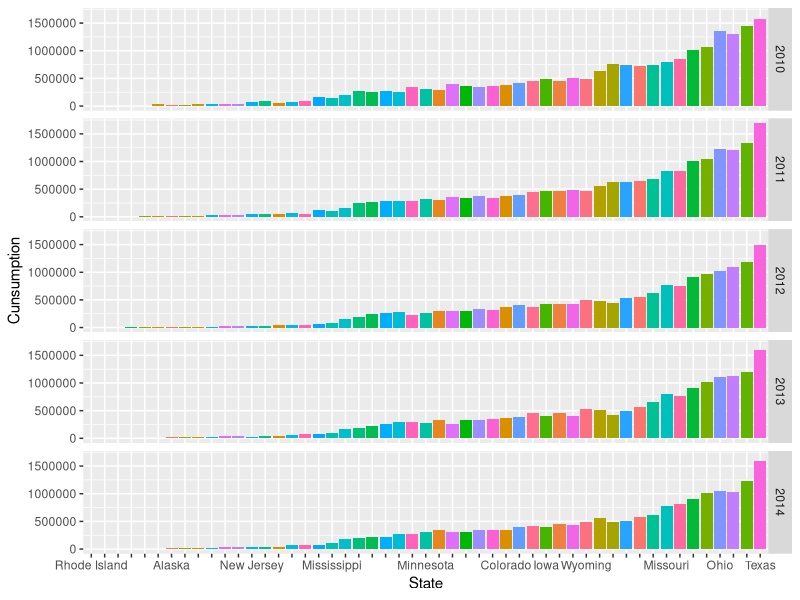
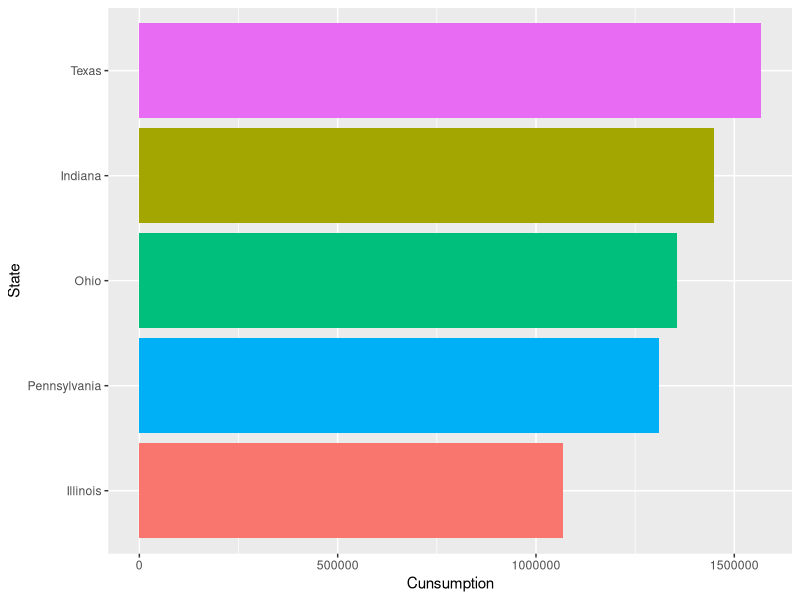
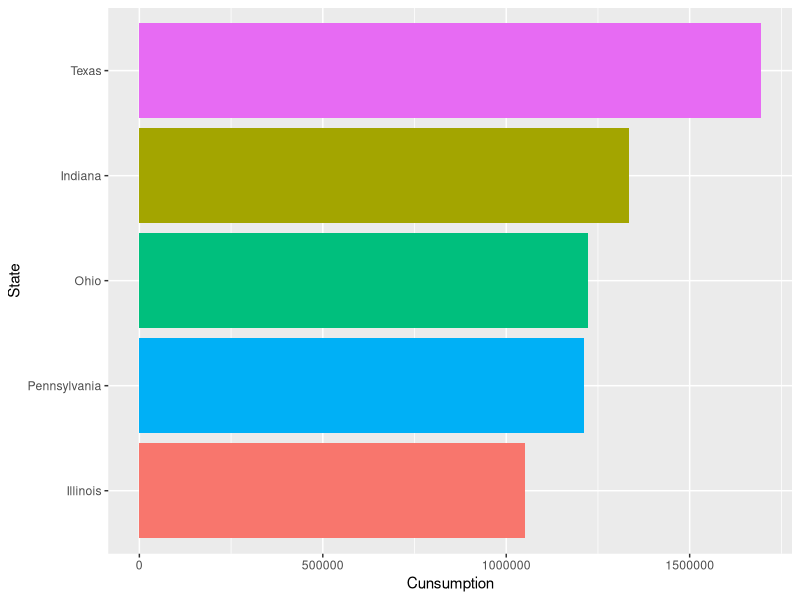
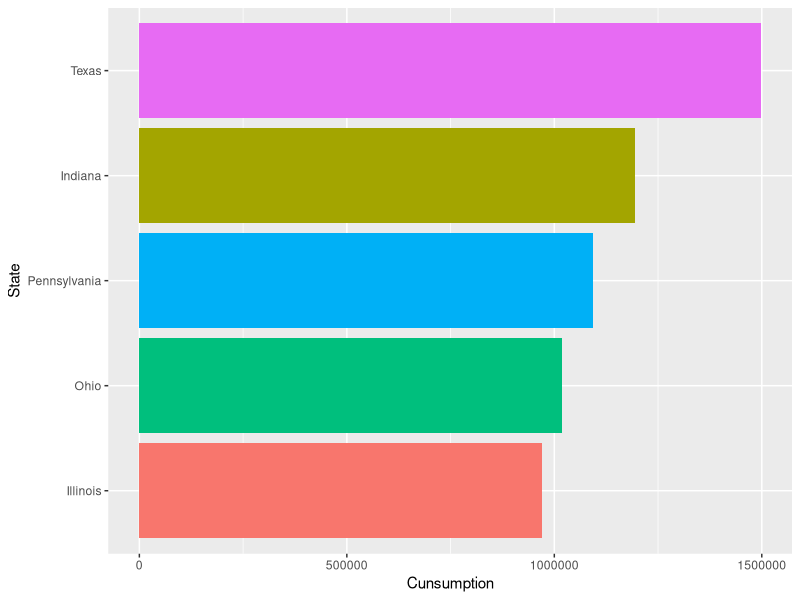
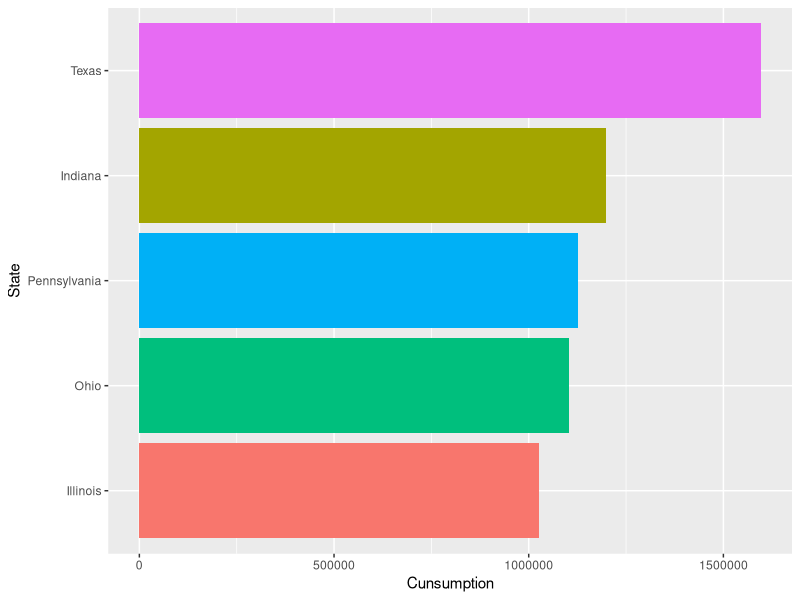
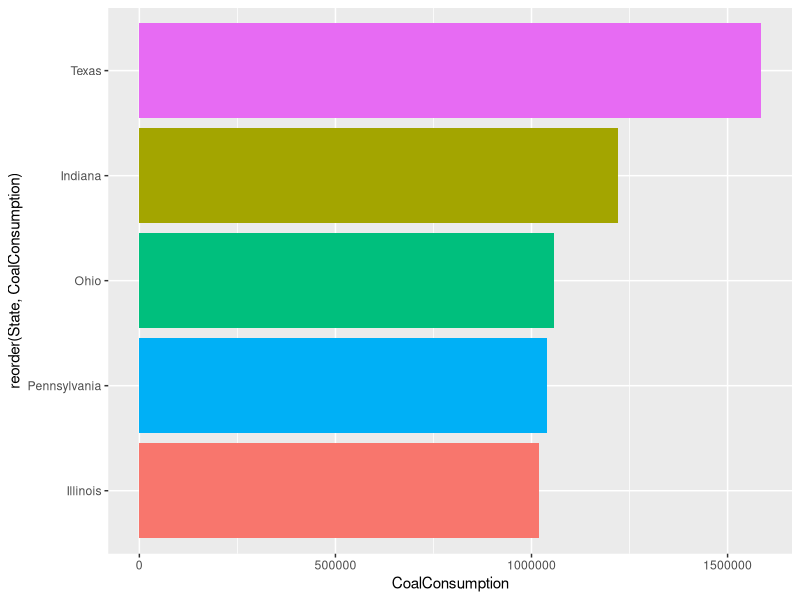
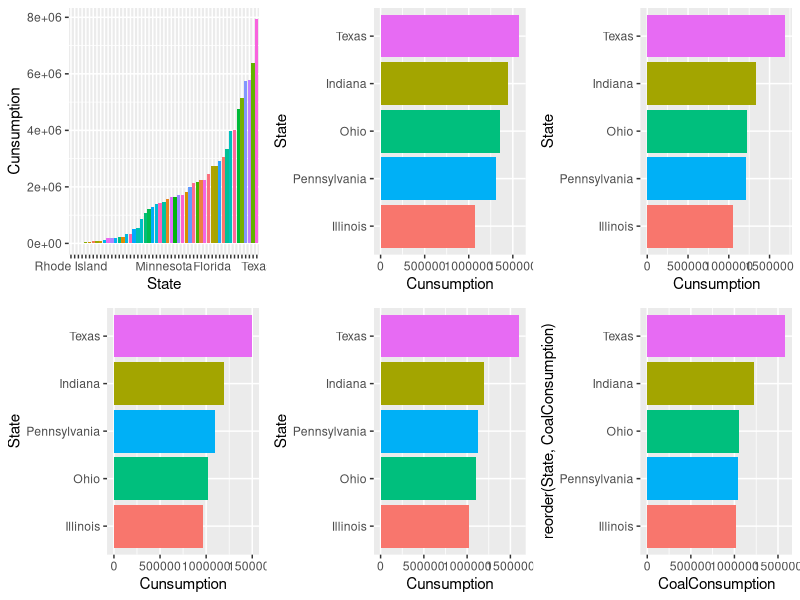
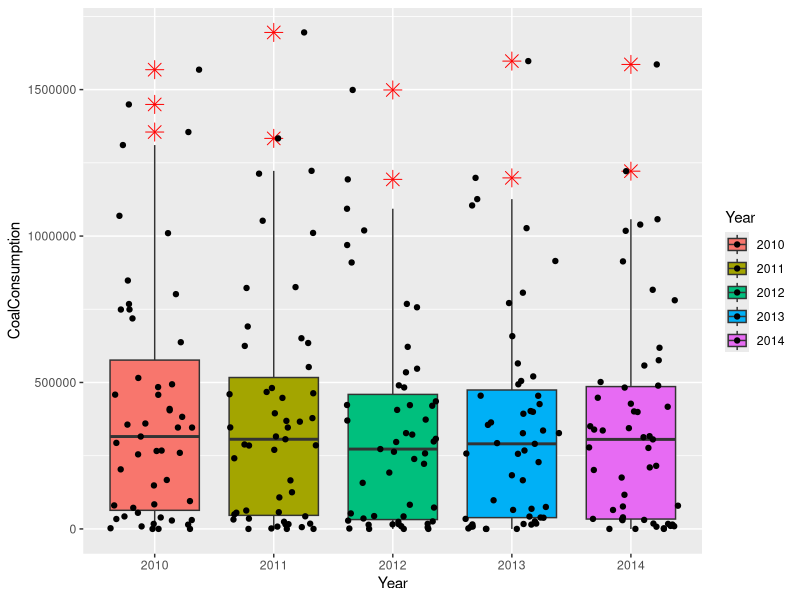

Reproduce these figures in R, in order.
## ---- chunk 1
library(tidyverse)
library(ggplot2)
library(ggpubr)
## ---- chunk 2
data <- read_csv("Energy Census and Economic Data US 2010-2014.csv")
## ---- chunk 3
head(data)
str(data)
## ---- chunk 4
#remove NA
data=na.omit(data)
## ---- chunk 5
#Filter data for coalC
coalC<-data%>%
  select("StateCodes","State","Region","Division","Coast",`Great Lakes`,"CoalC2010","CoalC2011","CoalC2012","CoalC2013","CoalC2014")%>%
  pivot_longer(c("CoalC2010","CoalC2011","CoalC2012","CoalC2013","CoalC2014"), names_to = "Year", values_to = "CoalConsumption")
#Clean Year CoalC
coalC$Year<-gsub("CoalC","",as.character(coalC$Year))
#Display the outcome
coalC

#Filter data for coalP
coalP<-data%>%
  select("StateCodes","CoalP2010","CoalP2011","CoalP2012","CoalP2013","CoalP2014")%>%
  pivot_longer(c("CoalP2010","CoalP2011","CoalP2012","CoalP2013","CoalP2014"), names_to = "Year", values_to = "CoalProduction")
#Clean Year coalP
coalP$Year<-gsub("CoalP","",as.character(coalP$Year))
#Display the outcome
coalP

#Filter data for coalE
coalE<-data%>%
  select("StateCodes","CoalE2010","CoalE2011","CoalE2012","CoalE2013","CoalE2014")%>%
  pivot_longer(c("CoalE2010","CoalE2011","CoalE2012","CoalE2013","CoalE2014"), names_to = "Year", values_to = "CoalEarning")
#Clean Year coalE
coalE$Year<-gsub("CoalE","",as.character(coalE$Year))
#Display the outcome
coalE

#Filter data for coalPrice
coalPrice<-data%>%
  select("StateCodes","CoalPrice2010","CoalPrice2011","CoalPrice2012","CoalPrice2013","CoalPrice2014")%>%
  pivot_longer(c("CoalPrice2010","CoalPrice2011","CoalPrice2012","CoalPrice2013","CoalPrice2014"), names_to = "Year", values_to = "CoalPrice")
#Clean Year coalPrice
coalPrice$Year<-gsub("CoalPrice","",as.character(coalPrice$Year))
#Display the outcome
coalPrice

## ---- chunk 6
#Join four Tables into one
coal<-left_join(coalC,coalP,by=c('StateCodes','Year'))
coal<-left_join(coal,coalE,by=c('StateCodes','Year'))
coal<-left_join(coal,coalPrice,by=c('StateCodes','Year'))
coal<-coal%>%
  mutate(CumCoalConsumption=cumsum(CoalConsumption))%>%
  mutate(CumCoalProduction=cumsum(CoalProduction))%>%
  mutate(CumCoalEarning=cumsum(CoalEarning))%>%
  mutate(CumCoalPrice=cumsum(CoalPrice))
coal
## ---- chunk 7
#Rank top 5 state of Coal Consumption each year. (Bar plot)
#Overall
coalCgeneral<-ggplot(data=coal,aes(y=CoalConsumption,x=reorder(State,CoalConsumption)))+geom_col(aes(fill=State))+
  scale_x_discrete(guide = guide_axis(check.overlap = TRUE))+
  labs(
    x="State",
    y="Cunsumption"
  )+
  theme(legend.position = 'none')
coalCgeneral+facet_grid(Year ~.)
#Top 5 city in coalC2010
coalC2010<-coal%>%
  filter(Year==2010)%>%
  arrange(desc(CoalConsumption))%>%
  slice(1:5)%>%
  ggplot(aes(x=reorder(State,CoalConsumption),y=CoalConsumption))+geom_col(aes(fill=State))+
  labs(
    x="State",
    y="Cunsumption"
  )+
  theme(legend.position = 'none')+
  coord_flip()
coalC2010

#Top 5 city in coal2011
coalC2011<-coal%>%
  filter(Year==2011)%>%
  arrange(desc(CoalConsumption))%>%
  slice(1:5)%>%
  ggplot(aes(x=reorder(State,CoalConsumption),y=CoalConsumption))+geom_col(aes(fill=State))+
  labs(
    x="State",
    y="Cunsumption"
  )+
  theme(legend.position = 'none')+
  coord_flip()
coalC2011

#Top 5 city in coal2012
coalC2012<-coal%>%
  filter(Year==2012)%>%
  arrange(desc(CoalConsumption))%>%
  slice(1:5)%>%
  ggplot(aes(x=reorder(State,CoalConsumption),y=CoalConsumption))+geom_col(aes(fill=State))+
  labs(
    x="State",
    y="Cunsumption"
  )+
  theme(legend.position = 'none')+
  coord_flip()
coalC2012
#Top 5 city in coal2013
coalC2013<-coal%>%
  filter(Year==2013)%>%
  arrange(desc(CoalConsumption))%>%
  slice(1:5)%>%
  ggplot(aes(x=reorder(State,CoalConsumption),y=CoalConsumption))+geom_col(aes(fill=State))+
  labs(
    x="State",
    y="Cunsumption"
  )+
  theme(legend.position = 'none')+
  coord_flip()
coalC2013
#Top 5 city in coal2014
coalC2014<-coal%>%
  filter(Year==2014)%>%
  arrange(desc(CoalConsumption))%>%
  slice(1:5)%>%
  ggplot(aes(x=reorder(State,CoalConsumption),y=CoalConsumption))+geom_col(aes(fill=State))+
  theme(legend.position = 'none')+
  coord_flip()
coalC2014
#Combine all together
ggarrange(coalCgeneral,coalC2010,coalC2011,coalC2012,coalC2013,coalC2014,nrow=2,ncol=3)
## ---- chunk 8
#Boxplot to show mean, median, min, max for each energy by coasts annually
#General
coalCboxgeneral<-ggplot(coal,aes(x=Year,y=CoalConsumption,fill=Year))+geom_boxplot(outlier.colour="red", outlier.shape=8, outlier.size=4) + 
  geom_jitter()
coalCboxgeneral

#2010
coalCbox2010<-coal%>%
  filter(Year==2010)%>%
  ggplot(aes(x=factor(Region),y=CoalConsumption,fill=factor(Region)))+geom_violin()
coalCbox2010

#2011
coalCbox2011<-coal%>%
  filter(Year==2011)%>%
  ggplot(aes(x=factor(Region),y=CoalConsumption,fill=factor(Region)))+geom_violin()
coalCbox2011
#2012
coalCbox2012<-coal%>%
  filter(Year==2012)%>%
  ggplot(aes(x=factor(Region),y=CoalConsumption,fill=factor(Region)))+geom_violin()
coalCbox2012

#2013
coalCbox2013<-coal%>%
  filter(Year==2013)%>%
  ggplot(aes(x=factor(Region),y=CoalConsumption,fill=factor(Region)))+geom_violin()
coalCbox2013

#2014
coalCbox2014<-coal%>%
  filter(Year==2014)%>%
  ggplot(aes(x=factor(Region),y=CoalConsumption,fill=factor(Region)))+geom_violin()
coalCbox2014

#Combine all together
ggarrange(coalCboxgeneral,coalCbox2010,coalCbox2011,coalCbox2012,coalCbox2013,coalCbox2014,nrow=2,ncol=3)

## ---- chunk 9
coal
## ---- chunk 10
#Time series for Coal Consumption
coal$Year=as.numeric(coal$Year)
ggplot(coal,aes(x = Year,y = CumCoalConsumption)) +geom_point(aes(color=factor(State))) +geom_line(aes(color=factor(State))) 

## ---- chunk 11
#Rank top 5 state of Coal production each year. (Bar plot)
#Overall
coalPgeneral<-ggplot(data=coal,aes(y=CoalProduction,x=reorder(State,CoalProduction)))+geom_col(aes(fill=State))+
  scale_x_discrete(guide = guide_axis(check.overlap = TRUE))+
  labs(
    x="State",
    y="CoalProduction"
  )+
  theme(legend.position = 'none')
coalPgeneral+facet_grid(Year ~.)
#Top 5 city in coalP2010
coalP2010<-coal%>%
  filter(Year==2010)%>%
  arrange(desc(CoalProduction))%>%
  slice(1:5)%>%
  ggplot(aes(x=reorder(State,CoalProduction),y=CoalProduction))+geom_col(aes(fill=State))+
  labs(
    x="State",
    y="CoalProduction"
  )+
  theme(legend.position = 'none')+
  coord_flip()
coalP2010

#Top 5 city in coal2011
coalP2011<-coal%>%
  filter(Year==2011)%>%
  arrange(desc(CoalProduction))%>%
  slice(1:5)%>%
  ggplot(aes(x=reorder(State,CoalProduction),y=CoalProduction))+geom_col(aes(fill=State))+
  labs(
    x="State",
    y="CoalProduction"
  )+
  theme(legend.position = 'none')+
  coord_flip()
coalP2011
#Top 5 city in coal2012
coalP2012<-coal%>%
  filter(Year==2012)%>%
  arrange(desc(CoalProduction))%>%
  slice(1:5)%>%
  ggplot(aes(x=reorder(State,CoalProduction),y=CoalProduction))+geom_col(aes(fill=State))+
  labs(
    x="State",
    y="CoalProduction"
  )+
  theme(legend.position = 'none')+
  coord_flip()
coalP2012
#Top 5 city in coal2013
coalP2013<-coal%>%
  filter(Year==2013)%>%
  arrange(desc(CoalProduction))%>%
  slice(1:5)%>%
  ggplot(aes(x=reorder(State,CoalProduction),y=CoalProduction))+geom_col(aes(fill=State))+
  labs(
    x="State",
    y="CoalProduction"
  )+
  theme(legend.position = 'none')+
  coord_flip()
coalP2013
#Top 5 city in coal2014
coalP2014<-coal%>%
  filter(Year==2014)%>%
  arrange(desc(CoalProduction))%>%
  slice(1:5)%>%
  ggplot(aes(x=reorder(State,CoalProduction),y=CoalProduction))+geom_col(aes(fill=State))+
  labs(
    x="State",
    y="CoalProduction"
  )+
  theme(legend.position = 'none')+
  coord_flip()
coalP2014
#Combine all together
ggarrange(coalPgeneral,coalP2010,coalP2011,coalP2012,coalP2013,coalP2014,nrow=2,ncol=3)
## ---- chunk 12
#Boxplot to show mean, median, min, max for each energy by coasts annually
coal$Year=as.character(coal$Year)
#General
coalPboxgeneral<-ggplot(coal,aes(x=Year,y=CoalProduction,fill=Year))+geom_boxplot(outlier.colour="red", outlier.shape=8, outlier.size=4) + 
  geom_jitter()
coalPboxgeneral

#2010
coalPbox2010<-coal%>%
  filter(Year==2010)%>%
  ggplot(aes(x=factor(Region),y=CoalProduction,fill=factor(Region)))+geom_violin()
coalPbox2010

#2011
coalPbox2011<-coal%>%
  filter(Year==2010)%>%
  ggplot(aes(x=factor(Region),y=CoalProduction,fill=factor(Region)))+geom_violin()
coalPbox2011
#2012
coalPbox2012<-coal%>%
  filter(Year==2010)%>%
  ggplot(aes(x=factor(Region),y=CoalProduction,fill=factor(Region)))+geom_violin()
coalPbox2012

#2013
coalPbox2013<-coal%>%
  filter(Year==2010)%>%
  ggplot(aes(x=factor(Region),y=CoalProduction,fill=factor(Region)))+geom_violin()
coalPbox2013

#2014
coalPbox2014<-coal%>%
  filter(Year==2010)%>%
  ggplot(aes(x=factor(Region),y=CoalProduction,fill=factor(Region)))+geom_violin()
coalPbox2014

#Combine all together
ggarrange(coalPboxgeneral,coalPbox2010,coalPbox2011,coalPbox2012,coalPbox2013,coalPbox2014,nrow=2,ncol=3)

## ---- chunk 13
#Time series for Coal Production
coal$Year=as.numeric(coal$Year)
ggplot(coal,aes(x = Year,y = CumCoalProduction)) +geom_point(aes(color=factor(State))) +geom_line(aes(color=factor(State))) 

## ---- chunk 14
#Rank top 5 state of Coal production each year. (Bar plot)
#Overall
coalEgeneral<-ggplot(data=coal,aes(y=CoalEarning,x=reorder(State,CoalEarning)))+geom_col(aes(fill=State))+
  scale_x_discrete(guide = guide_axis(check.overlap = TRUE))+
  labs(
    x="State",
    y="CoalEarning"
  )+
  theme(legend.position = 'none')
coalEgeneral+facet_grid(Year ~.)
#Top 5 city in coalP2010
coalE2010<-coal%>%
  filter(Year==2010)%>%
  arrange(desc(CoalEarning))%>%
  slice(1:5)%>%
  ggplot(aes(x=reorder(State,CoalEarning),y=CoalEarning))+geom_col(aes(fill=State))+
  labs(
    x="State",
    y="CoalEarning"
  )+
  theme(legend.position = 'none')+
  coord_flip()
coalE2010

#Top 5 city in coal2011
coalE2011<-coal%>%
  filter(Year==2011)%>%
  arrange(desc(CoalEarning))%>%
  slice(1:5)%>%
  ggplot(aes(x=reorder(State,CoalEarning),y=CoalEarning))+geom_col(aes(fill=State))+
  labs(
    x="State",
    y="CoalEarning"
  )+
  theme(legend.position = 'none')+
  coord_flip()
coalE2011
#Top 5 city in coal2012
coalE2012<-coal%>%
  filter(Year==2012)%>%
  arrange(desc(CoalEarning))%>%
  slice(1:5)%>%
  ggplot(aes(x=reorder(State,CoalEarning),y=CoalEarning))+geom_col(aes(fill=State))+
  labs(
    x="State",
    y="CoalEarning"
  )+
  theme(legend.position = 'none')+
  coord_flip()
coalE2012
#Top 5 city in coal2013
coalE2013<-coal%>%
  filter(Year==2013)%>%
  arrange(desc(CoalEarning))%>%
  slice(1:5)%>%
  ggplot(aes(x=reorder(State,CoalEarning),y=CoalEarning))+geom_col(aes(fill=State))+
  labs(
    x="State",
    y="CoalEarning"
  )+
  theme(legend.position = 'none')+
  coord_flip()
coalE2013
#Top 5 city in coal2014
coalE2014<-coal%>%
  filter(Year==2014)%>%
  arrange(desc(CoalEarning))%>%
  slice(1:5)%>%
  ggplot(aes(x=reorder(State,CoalEarning),y=CoalEarning))+geom_col(aes(fill=State))+
  labs(
    x="State",
    y="CoalEarning"
  )+
  theme(legend.position = 'none')+
  coord_flip()
coalE2014
#Combine all together
ggarrange(coalEgeneral,coalE2010,coalE2011,coalE2012,coalE2013,coalE2014,nrow=2,ncol=3)
## ---- chunk 15
#Boxplot to show mean, median, min, max for each energy by coasts annually
coal$Year=as.character(coal$Year)
#General
coalEboxgeneral<-ggplot(coal,aes(x=Year,y=CoalEarning,fill=Year))+geom_boxplot(outlier.colour="red", outlier.shape=8, outlier.size=4) + 
  geom_jitter()
coalEboxgeneral

#2010
coalEbox2010<-coal%>%
  filter(Year==2010)%>%
  ggplot(aes(x=factor(Region),y=CoalEarning,fill=factor(Region)))+geom_violin()
coalEbox2010

#2011
coalEbox2011<-coal%>%
  filter(Year==2011)%>%
  ggplot(aes(x=factor(Region),y=CoalEarning,fill=factor(Region)))+geom_violin()
coalEbox2011
#2012
coalEbox2012<-coal%>%
  filter(Year==2012)%>%
  ggplot(aes(x=factor(Region),y=CoalEarning,fill=factor(Region)))+geom_violin()
coalEbox2012

#2013
coalEbox2013<-coal%>%
  filter(Year==2013)%>%
  ggplot(aes(x=factor(Region),y=CoalEarning,fill=factor(Region)))+geom_violin()
coalEbox2013

#2014
coalEbox2014<-coal%>%
  filter(Year==2014)%>%
  ggplot(aes(x=factor(Region),y=CoalEarning,fill=factor(Region)))+geom_violin()
coalEbox2014

#Combine all together
ggarrange(coalEboxgeneral,coalEbox2010,coalEbox2011,coalEbox2012,coalEbox2013,coalEbox2014,nrow=2,ncol=3)

## ---- chunk 16
#Time series for Coal Consumption
coal$Year=as.numeric(coal$Year)
ggplot(coal,aes(x = Year,y = CumCoalEarning)) +geom_point(aes(color=factor(State))) +geom_line(aes(color=factor(State))) 

## ---- chunk 17
#Boxplot to show mean, median, min, max for each energy by coasts annually
coal$Year=as.character(coal$Year)
#General
coalPriceboxgeneral<-ggplot(coal,aes(x=Year,y=CoalPrice,fill=Year))+geom_boxplot(outlier.colour="red", outlier.shape=8, outlier.size=4) + 
  geom_jitter()
coalPriceboxgeneral

#2010
coalPricebox2010<-coal%>%
  filter(Year==2010)%>%
  ggplot(aes(x=factor(Region),y=CoalPrice,fill=factor(Region)))+geom_violin()
coalPricebox2010

#2011
coalPricebox2011<-coal%>%
  filter(Year==2011)%>%
  ggplot(aes(x=factor(Region),y=CoalPrice,fill=factor(Region)))+geom_violin()
coalPricebox2011
#2012
coalPricebox2012<-coal%>%
  filter(Year==2012)%>%
  ggplot(aes(x=factor(Region),y=CoalPrice,fill=factor(Region)))+geom_violin()
coalPricebox2012

#2013
coalPricebox2013<-coal%>%
  filter(Year==2013)%>%
  ggplot(aes(x=factor(Region),y=CoalPrice,fill=factor(Region)))+geom_violin()
coalPricebox2013

#2014
coalPricebox2014<-coal%>%
  filter(Year==2014)%>%
  ggplot(aes(x=factor(Region),y=CoalPrice,fill=factor(Region)))+geom_violin()
coalPricebox2014

#Combine all together
ggarrange(coalPriceboxgeneral,coalPricebox2010,coalPricebox2011,coalPricebox2012,coalPricebox2013,coalPricebox2014,nrow=2,ncol=3)

## ---- chunk 18
#Time series for Coal Consumption
coal$Year=as.numeric(coal$Year)
ggplot(coal,aes(x = Year,y = CumCoalPrice)) +geom_point(aes(color=factor(State))) +geom_line(aes(color=factor(State))) 

